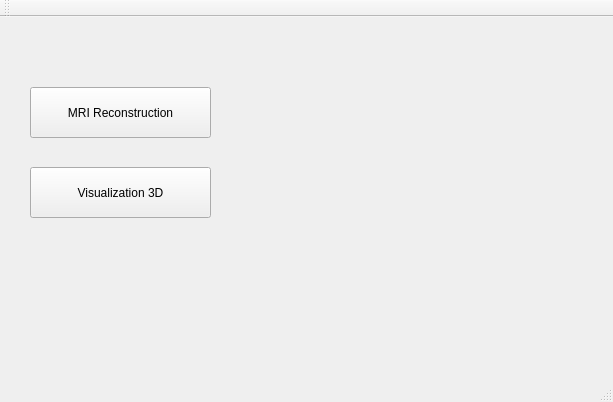
<?xml version="1.0" encoding="UTF-8"?>
<ui version="4.0">
 <class>DADM</class>
 <widget class="QMainWindow" name="DADM">
  <property name="geometry">
   <rect>
    <x>0</x>
    <y>0</y>
    <width>613</width>
    <height>402</height>
   </rect>
  </property>
  <property name="windowTitle">
   <string>DADM</string>
  </property>
  <widget class="QWidget" name="centralWidget">
   <widget class="QPushButton" name="reconstructionPushButton">
    <property name="geometry">
     <rect>
      <x>30</x>
      <y>70</y>
      <width>181</width>
      <height>51</height>
     </rect>
    </property>
    <property name="text">
     <string>MRI Reconstruction</string>
    </property>
   </widget>
   <widget class="QPushButton" name="visualizationBtn">
    <property name="geometry">
     <rect>
      <x>30</x>
      <y>150</y>
      <width>181</width>
      <height>51</height>
     </rect>
    </property>
    <property name="text">
     <string>Visualization 3D</string>
    </property>
   </widget>
   <widget class="QVTKOpenGLWidget" name="widget" native="true">
    <property name="geometry">
     <rect>
      <x>250</x>
      <y>30</y>
      <width>341</width>
      <height>291</height>
     </rect>
    </property>
   </widget>
  </widget>
  <widget class="QMenuBar" name="menuBar">
   <property name="geometry">
    <rect>
     <x>0</x>
     <y>0</y>
     <width>613</width>
     <height>22</height>
    </rect>
   </property>
  </widget>
  <widget class="QToolBar" name="mainToolBar">
   <attribute name="toolBarArea">
    <enum>TopToolBarArea</enum>
   </attribute>
   <attribute name="toolBarBreak">
    <bool>false</bool>
   </attribute>
  </widget>
  <widget class="QStatusBar" name="statusBar"/>
 </widget>
 <layoutdefault spacing="6" margin="11"/>
 <customwidgets>
  <customwidget>
   <class>QVTKOpenGLWidget</class>
   <extends>QWidget</extends>
   <header>QVTKOpenGLWidget.h</header>
   <container>1</container>
  </customwidget>
 </customwidgets>
 <resources/>
 <connections/>
</ui>
